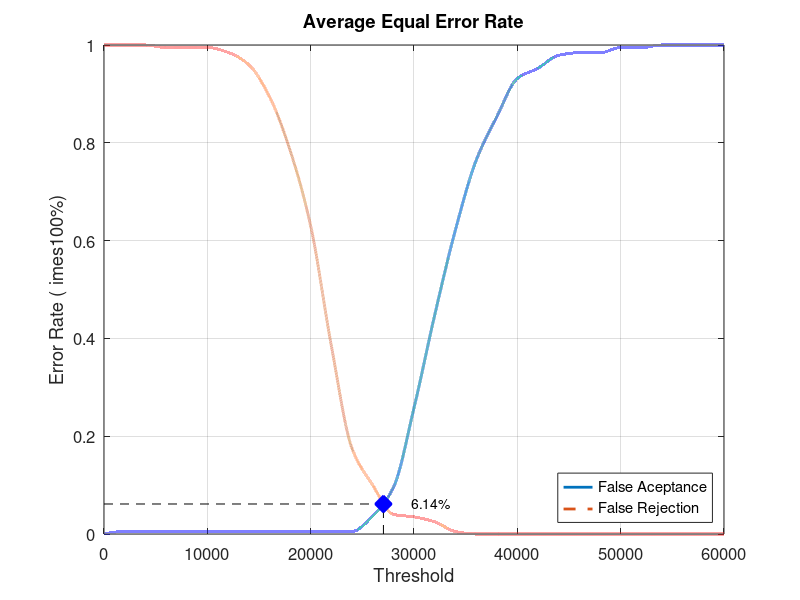
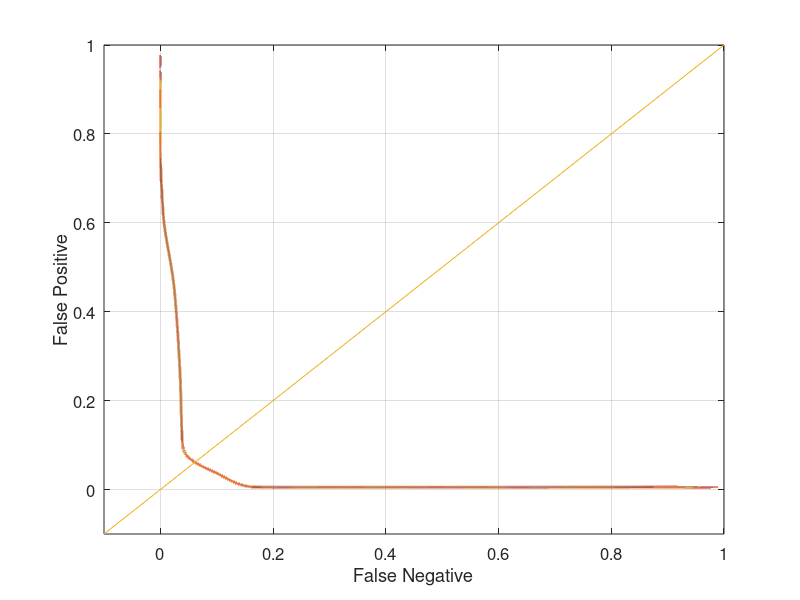

MATLAB code for these plots, in order:
close all;
clear;
clc;
x = 0:2000:60000;
xq = 0:0.5:60000;

y0 = [0 0.00526316 0.00526316 0.00526316 0.00526316 0.00526316 0.00526316 0.00526316 0.00526316 0.00526316 0.00526316 0.00526316 0.00526316 0.0368421 0.0947368 0.257895 0.447368 0.621053 0.763158 0.852632 0.931579 0.952632 0.978947 0.984211 0.984211 0.994737 0.994737 1 1 1 1]
yy0 = interp1(x, y0, xq, 'pchip');
y1 = [1 1 1 0.995 0.995 0.995 0.985 0.96 0.895 0.785 0.63 0.385 0.175 0.1 0.04 0.035 0.025 0.005 0 0 0 0 0 0 0 0 0 0 0 0 0]
yy1 = interp1(x, y1, xq, 'pchip');

% Calculating EER: 
y2 = abs(y0 - y1);
find(y2 == min(y2))
yy2 = abs(yy0 - yy1);
xEER = find(yy2 == min(yy2));
xEERIndex = xq(xEER) % X-axis EER
yEER = yy0(xEER) % Y-axis EER

main = figure
plot(xq, yy0,'-','LineWidth', 2);	hold on
plot(xq, yy1,'--','LineWidth', 2);	hold on
plot([xEERIndex xEERIndex], [0 yEER], 'k--');	hold on
plot([0 xEERIndex], [yEER yEER], 'k--');	hold on
plot(xEERIndex, yEER, 'bx', 'LineWidth', 10);	hold on
text(xEERIndex + 10 * xEERIndex / 100, yEER, [num2str(round((10000 * yEER)) / 100) '%'])
legend('False Aceptance', 'False Rejection', 'Location', 'SouthEast')
xlabel('Threshold')
ylabel('Error Rate (	imes100%)')
title('Average Equal Error Rate')
set(gca, 'FontSize', 12)
axis([0 60000 0 1])
grid on

print(main, 'Database3_4Main', '-dpng');
FNRxFPR = figure('Color', [1 1 1]);
plot(yy1, yy0, '-', yy1, yy0, 'LineWidth', 2);
hold on
y = -0.1:0.1:1
plot(y, y); 
set(gca, 'FontSize', 12)
xlabel('False Negative')
ylabel('False Positive')
axis([-0.1 1 -0.1 1])
set(gca, 'FontSize', 12)
grid on

print(FNRxFPR, 'Database3_4FNRxFPR','-dpng');
